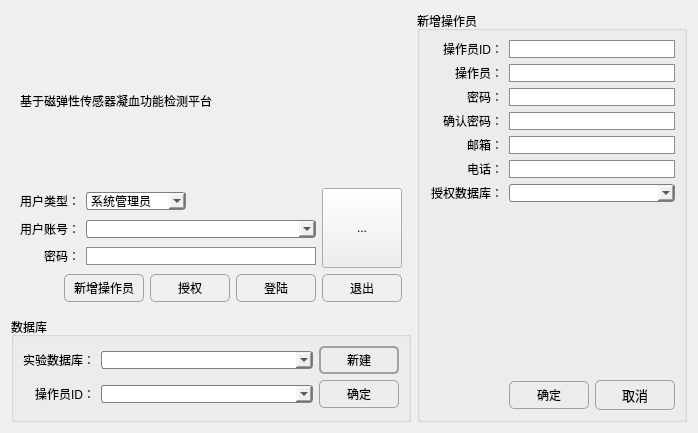
<?xml version="1.0" encoding="UTF-8"?>
<ui version="4.0">
 <class>LoginDlg</class>
 <widget class="QDialog" name="LoginDlg">
  <property name="geometry">
   <rect>
    <x>0</x>
    <y>0</y>
    <width>698</width>
    <height>429</height>
   </rect>
  </property>
  <property name="windowTitle">
   <string>登陆对话框</string>
  </property>
  <property name="styleSheet">
   <string notr="true">QGroupBox
{
	font: 10pt &quot;微软雅黑&quot;;
}
QLabel
{
	font: 10pt &quot;微软雅黑&quot;;
}
QLineEdit
{
	font: 10pt &quot;微软雅黑&quot;;
	background: qlineargradient(
				x1: 0, y1: 0, x2: 0, y2: 1,
				stop: 0 #f6f6f6, stop: 0.5 #ececec,
                stop: 0.51 #e1e1e1, stop: 1.0 #fcfcfc);
				border: 1px solid #8b8b8b;
}

QLineEdit[echoMode=&quot;2&quot;] {
    lineedit-password-character: 9679;
}

  
QPushButton
{
	font: 10pt &quot;微软雅黑&quot;;
	min-width: 70px;
	padding: 4px;
}

QPushButton:default
{
	border-width: 2px;
}

QPushButton
{
	background: qlineargradient(
				x1: 0, y1: 0, x2: 0, y2: 1,
				stop: 0 #f6f6f6, stop: 0.5 #ececec,
                stop: 0.51 #e1e1e1, stop: 1.0 #fcfcfc);
				border: 1px solid #8b8b8b;
	border: 1px solid #A0A0A0;
	border-style: solid;
	border-radius: 5px;
}

QPushButton:hover, QPushButton:default:hover
{
	background: qlineargradient(
				x1: 0, y1: 0, x2: 0, y2: 1,
				stop: 0 #bbd2ec, stop: 0.5 #96c1eb,
                stop: 0.51 #6eadee, stop: 1.0 #acefff);
                
	border-color: #007f7f;
	font: bold;
	color: white;
}

QPushButton:default
{
	border-width: 2px;
}

QPushButton:pressed
{
	padding-top: 5px;
}

QComboBox {
	font: 10pt &quot;微软雅黑&quot;;
     border: 1px solid gray;
     border-radius: 3px;
     /*padding: 1px 18px 1px 3px;*/
 }

 QComboBox:editable {
	 font: 10pt &quot;微软雅黑&quot;;
     background: qlineargradient(
				x1: 0, y1: 0, x2: 0, y2: 1,
				stop: 0 #f6f6f6, stop: 0.5 #ececec,
                stop: 0.51 #e1e1e1, stop: 1.0 #fcfcfc);
 }

</string>
  </property>
  <layout class="QGridLayout" name="gridLayout_3">
   <item row="1" column="0">
    <widget class="QGroupBox" name="groupBox">
     <property name="sizePolicy">
      <sizepolicy hsizetype="Preferred" vsizetype="Fixed">
       <horstretch>0</horstretch>
       <verstretch>0</verstretch>
      </sizepolicy>
     </property>
     <property name="minimumSize">
      <size>
       <width>0</width>
       <height>105</height>
      </size>
     </property>
     <property name="maximumSize">
      <size>
       <width>16777215</width>
       <height>105</height>
      </size>
     </property>
     <property name="title">
      <string>数据库</string>
     </property>
     <property name="flat">
      <bool>false</bool>
     </property>
     <layout class="QGridLayout" name="gridLayout_2">
      <item row="0" column="0">
       <widget class="QLabel" name="label_3">
        <property name="sizePolicy">
         <sizepolicy hsizetype="Fixed" vsizetype="Preferred">
          <horstretch>0</horstretch>
          <verstretch>0</verstretch>
         </sizepolicy>
        </property>
        <property name="text">
         <string>实验数据库：</string>
        </property>
       </widget>
      </item>
      <item row="0" column="1">
       <widget class="QComboBox" name="cbLabDatabase">
        <property name="editable">
         <bool>true</bool>
        </property>
       </widget>
      </item>
      <item row="0" column="2">
       <widget class="QPushButton" name="pbCreateNewDB">
        <property name="sizePolicy">
         <sizepolicy hsizetype="Fixed" vsizetype="Fixed">
          <horstretch>0</horstretch>
          <verstretch>0</verstretch>
         </sizepolicy>
        </property>
        <property name="minimumSize">
         <size>
          <width>80</width>
          <height>0</height>
         </size>
        </property>
        <property name="maximumSize">
         <size>
          <width>80</width>
          <height>16777215</height>
         </size>
        </property>
        <property name="text">
         <string>新建</string>
        </property>
       </widget>
      </item>
      <item row="1" column="0">
       <widget class="QLabel" name="lbOperatorID2">
        <property name="sizePolicy">
         <sizepolicy hsizetype="Preferred" vsizetype="Preferred">
          <horstretch>0</horstretch>
          <verstretch>0</verstretch>
         </sizepolicy>
        </property>
        <property name="maximumSize">
         <size>
          <width>80</width>
          <height>16777215</height>
         </size>
        </property>
        <property name="text">
         <string>操作员ID：</string>
        </property>
        <property name="alignment">
         <set>Qt::AlignRight|Qt::AlignTrailing|Qt::AlignVCenter</set>
        </property>
       </widget>
      </item>
      <item row="1" column="1">
       <widget class="QComboBox" name="cbOperatorID"/>
      </item>
      <item row="1" column="2">
       <widget class="QPushButton" name="pbAuthorizeOK">
        <property name="sizePolicy">
         <sizepolicy hsizetype="Fixed" vsizetype="Fixed">
          <horstretch>0</horstretch>
          <verstretch>0</verstretch>
         </sizepolicy>
        </property>
        <property name="maximumSize">
         <size>
          <width>80</width>
          <height>16777215</height>
         </size>
        </property>
        <property name="text">
         <string>确定</string>
        </property>
       </widget>
      </item>
     </layout>
    </widget>
   </item>
   <item row="0" column="0">
    <widget class="QFrame" name="frame">
     <property name="sizePolicy">
      <sizepolicy hsizetype="Fixed" vsizetype="Preferred">
       <horstretch>0</horstretch>
       <verstretch>0</verstretch>
      </sizepolicy>
     </property>
     <property name="minimumSize">
      <size>
       <width>400</width>
       <height>300</height>
      </size>
     </property>
     <property name="frameShape">
      <enum>QFrame::NoFrame</enum>
     </property>
     <property name="frameShadow">
      <enum>QFrame::Sunken</enum>
     </property>
     <layout class="QGridLayout" name="gridLayout_4">
      <item row="1" column="0">
       <layout class="QGridLayout" name="gridLayout">
        <item row="1" column="0">
         <widget class="QLabel" name="lbUser">
          <property name="text">
           <string>用户账号：</string>
          </property>
          <property name="alignment">
           <set>Qt::AlignRight|Qt::AlignTrailing|Qt::AlignVCenter</set>
          </property>
         </widget>
        </item>
        <item row="0" column="1">
         <widget class="QComboBox" name="cbUserType">
          <property name="minimumSize">
           <size>
            <width>100</width>
            <height>0</height>
           </size>
          </property>
          <property name="layoutDirection">
           <enum>Qt::LeftToRight</enum>
          </property>
          <property name="editable">
           <bool>false</bool>
          </property>
          <property name="sizeAdjustPolicy">
           <enum>QComboBox::AdjustToContents</enum>
          </property>
          <item>
           <property name="text">
            <string>系统管理员</string>
           </property>
          </item>
          <item>
           <property name="text">
            <string>操作人员</string>
           </property>
          </item>
         </widget>
        </item>
        <item row="0" column="0">
         <widget class="QLabel" name="label_2">
          <property name="sizePolicy">
           <sizepolicy hsizetype="Preferred" vsizetype="Fixed">
            <horstretch>0</horstretch>
            <verstretch>0</verstretch>
           </sizepolicy>
          </property>
          <property name="text">
           <string>用户类型：</string>
          </property>
          <property name="alignment">
           <set>Qt::AlignRight|Qt::AlignTrailing|Qt::AlignVCenter</set>
          </property>
         </widget>
        </item>
        <item row="2" column="0">
         <widget class="QLabel" name="lbPassword">
          <property name="text">
           <string>密码：</string>
          </property>
          <property name="alignment">
           <set>Qt::AlignRight|Qt::AlignTrailing|Qt::AlignVCenter</set>
          </property>
         </widget>
        </item>
        <item row="0" column="2">
         <spacer name="horizontalSpacer">
          <property name="orientation">
           <enum>Qt::Horizontal</enum>
          </property>
          <property name="sizeHint" stdset="0">
           <size>
            <width>40</width>
            <height>20</height>
           </size>
          </property>
         </spacer>
        </item>
        <item row="1" column="1" colspan="2">
         <widget class="QComboBox" name="cbUser">
          <property name="sizePolicy">
           <sizepolicy hsizetype="Expanding" vsizetype="Fixed">
            <horstretch>0</horstretch>
            <verstretch>0</verstretch>
           </sizepolicy>
          </property>
          <property name="styleSheet">
           <string notr="true"/>
          </property>
          <property name="editable">
           <bool>true</bool>
          </property>
         </widget>
        </item>
        <item row="2" column="1" colspan="2">
         <widget class="QLineEdit" name="lePassword"/>
        </item>
       </layout>
      </item>
      <item row="0" column="0" colspan="2">
       <widget class="QLabel" name="label">
        <property name="sizePolicy">
         <sizepolicy hsizetype="Preferred" vsizetype="Expanding">
          <horstretch>0</horstretch>
          <verstretch>0</verstretch>
         </sizepolicy>
        </property>
        <property name="styleSheet">
         <string notr="true">background-image: url(:/loginImage/loginBK.png);
font: 18pt &quot;楷体&quot;;</string>
        </property>
        <property name="text">
         <string>基于磁弹性传感器凝血功能检测平台</string>
        </property>
        <property name="textFormat">
         <enum>Qt::PlainText</enum>
        </property>
        <property name="scaledContents">
         <bool>true</bool>
        </property>
       </widget>
      </item>
      <item row="1" column="1">
       <widget class="QToolButton" name="toolButton_2">
        <property name="minimumSize">
         <size>
          <width>80</width>
          <height>80</height>
         </size>
        </property>
        <property name="text">
         <string>...</string>
        </property>
        <property name="icon">
         <iconset resource="logindlg.qrc">
          <normaloff>:/loginImage/operator.png</normaloff>:/loginImage/operator.png</iconset>
        </property>
        <property name="iconSize">
         <size>
          <width>80</width>
          <height>80</height>
         </size>
        </property>
       </widget>
      </item>
      <item row="2" column="0" colspan="2">
       <layout class="QHBoxLayout" name="horizontalLayout">
        <item>
         <spacer name="horizontalSpacer_3">
          <property name="orientation">
           <enum>Qt::Horizontal</enum>
          </property>
          <property name="sizeHint" stdset="0">
           <size>
            <width>40</width>
            <height>20</height>
           </size>
          </property>
         </spacer>
        </item>
        <item>
         <widget class="QPushButton" name="pbRegister">
          <property name="minimumSize">
           <size>
            <width>80</width>
            <height>0</height>
           </size>
          </property>
          <property name="text">
           <string>新增操作员</string>
          </property>
          <property name="checkable">
           <bool>true</bool>
          </property>
          <property name="default">
           <bool>false</bool>
          </property>
         </widget>
        </item>
        <item>
         <widget class="QPushButton" name="pbAuthorize">
          <property name="text">
           <string>授权</string>
          </property>
          <property name="checkable">
           <bool>true</bool>
          </property>
         </widget>
        </item>
        <item>
         <widget class="QPushButton" name="pbLogin">
          <property name="text">
           <string>登陆</string>
          </property>
         </widget>
        </item>
        <item>
         <widget class="QPushButton" name="pbExit">
          <property name="text">
           <string>退出</string>
          </property>
         </widget>
        </item>
       </layout>
      </item>
     </layout>
    </widget>
   </item>
   <item row="0" column="1" rowspan="2">
    <widget class="QGroupBox" name="gbRegister">
     <property name="sizePolicy">
      <sizepolicy hsizetype="Preferred" vsizetype="Preferred">
       <horstretch>0</horstretch>
       <verstretch>0</verstretch>
      </sizepolicy>
     </property>
     <property name="title">
      <string>新增操作员</string>
     </property>
     <layout class="QGridLayout" name="gridLayout_7">
      <item row="8" column="1">
       <spacer name="verticalSpacer">
        <property name="orientation">
         <enum>Qt::Vertical</enum>
        </property>
        <property name="sizeHint" stdset="0">
         <size>
          <width>20</width>
          <height>40</height>
         </size>
        </property>
       </spacer>
      </item>
      <item row="0" column="0">
       <widget class="QLabel" name="lbOperatorID">
        <property name="sizePolicy">
         <sizepolicy hsizetype="Preferred" vsizetype="Preferred">
          <horstretch>0</horstretch>
          <verstretch>0</verstretch>
         </sizepolicy>
        </property>
        <property name="maximumSize">
         <size>
          <width>80</width>
          <height>16777215</height>
         </size>
        </property>
        <property name="layoutDirection">
         <enum>Qt::LeftToRight</enum>
        </property>
        <property name="text">
         <string>操作员ID：</string>
        </property>
        <property name="alignment">
         <set>Qt::AlignRight|Qt::AlignTrailing|Qt::AlignVCenter</set>
        </property>
       </widget>
      </item>
      <item row="0" column="1" colspan="2">
       <widget class="QLineEdit" name="leOperatorID">
        <property name="sizePolicy">
         <sizepolicy hsizetype="Preferred" vsizetype="Fixed">
          <horstretch>0</horstretch>
          <verstretch>0</verstretch>
         </sizepolicy>
        </property>
       </widget>
      </item>
      <item row="2" column="0">
       <widget class="QLabel" name="lbOperatorName">
        <property name="sizePolicy">
         <sizepolicy hsizetype="Preferred" vsizetype="Fixed">
          <horstretch>0</horstretch>
          <verstretch>0</verstretch>
         </sizepolicy>
        </property>
        <property name="maximumSize">
         <size>
          <width>80</width>
          <height>16777215</height>
         </size>
        </property>
        <property name="layoutDirection">
         <enum>Qt::LeftToRight</enum>
        </property>
        <property name="text">
         <string>操作员：</string>
        </property>
        <property name="alignment">
         <set>Qt::AlignRight|Qt::AlignTrailing|Qt::AlignVCenter</set>
        </property>
       </widget>
      </item>
      <item row="2" column="1" colspan="2">
       <widget class="QLineEdit" name="leOperatorName">
        <property name="sizePolicy">
         <sizepolicy hsizetype="Preferred" vsizetype="Fixed">
          <horstretch>0</horstretch>
          <verstretch>0</verstretch>
         </sizepolicy>
        </property>
       </widget>
      </item>
      <item row="11" column="0">
       <spacer name="horizontalSpacer_7">
        <property name="orientation">
         <enum>Qt::Horizontal</enum>
        </property>
        <property name="sizeHint" stdset="0">
         <size>
          <width>75</width>
          <height>20</height>
         </size>
        </property>
       </spacer>
      </item>
      <item row="11" column="2">
       <widget class="QPushButton" name="pbCancel">
        <property name="font">
         <font>
          <family>微软雅黑</family>
          <pointsize>10</pointsize>
          <weight>50</weight>
          <italic>false</italic>
          <bold>false</bold>
         </font>
        </property>
        <property name="text">
         <string>取消</string>
        </property>
       </widget>
      </item>
      <item row="3" column="1" colspan="2">
       <widget class="QLineEdit" name="leNewPassword">
        <property name="sizePolicy">
         <sizepolicy hsizetype="Preferred" vsizetype="Fixed">
          <horstretch>0</horstretch>
          <verstretch>0</verstretch>
         </sizepolicy>
        </property>
       </widget>
      </item>
      <item row="5" column="0">
       <widget class="QLabel" name="lbEmail">
        <property name="sizePolicy">
         <sizepolicy hsizetype="Preferred" vsizetype="Fixed">
          <horstretch>0</horstretch>
          <verstretch>0</verstretch>
         </sizepolicy>
        </property>
        <property name="maximumSize">
         <size>
          <width>80</width>
          <height>16777215</height>
         </size>
        </property>
        <property name="layoutDirection">
         <enum>Qt::LeftToRight</enum>
        </property>
        <property name="text">
         <string>邮箱：</string>
        </property>
        <property name="alignment">
         <set>Qt::AlignRight|Qt::AlignTrailing|Qt::AlignVCenter</set>
        </property>
       </widget>
      </item>
      <item row="7" column="1" colspan="2">
       <widget class="QComboBox" name="cbAuthorizeDB">
        <property name="sizePolicy">
         <sizepolicy hsizetype="Preferred" vsizetype="Fixed">
          <horstretch>0</horstretch>
          <verstretch>0</verstretch>
         </sizepolicy>
        </property>
        <property name="editable">
         <bool>true</bool>
        </property>
       </widget>
      </item>
      <item row="4" column="1" colspan="2">
       <widget class="QLineEdit" name="leConfirmPassword">
        <property name="sizePolicy">
         <sizepolicy hsizetype="Preferred" vsizetype="Fixed">
          <horstretch>0</horstretch>
          <verstretch>0</verstretch>
         </sizepolicy>
        </property>
       </widget>
      </item>
      <item row="5" column="1" colspan="2">
       <widget class="QLineEdit" name="leEmail">
        <property name="sizePolicy">
         <sizepolicy hsizetype="Preferred" vsizetype="Fixed">
          <horstretch>0</horstretch>
          <verstretch>0</verstretch>
         </sizepolicy>
        </property>
       </widget>
      </item>
      <item row="4" column="0">
       <widget class="QLabel" name="lbConfirePassword">
        <property name="sizePolicy">
         <sizepolicy hsizetype="Preferred" vsizetype="Fixed">
          <horstretch>0</horstretch>
          <verstretch>0</verstretch>
         </sizepolicy>
        </property>
        <property name="maximumSize">
         <size>
          <width>80</width>
          <height>16777215</height>
         </size>
        </property>
        <property name="layoutDirection">
         <enum>Qt::LeftToRight</enum>
        </property>
        <property name="text">
         <string>确认密码：</string>
        </property>
        <property name="alignment">
         <set>Qt::AlignRight|Qt::AlignTrailing|Qt::AlignVCenter</set>
        </property>
       </widget>
      </item>
      <item row="6" column="1" colspan="2">
       <widget class="QLineEdit" name="leTelphone">
        <property name="sizePolicy">
         <sizepolicy hsizetype="Preferred" vsizetype="Fixed">
          <horstretch>0</horstretch>
          <verstretch>0</verstretch>
         </sizepolicy>
        </property>
       </widget>
      </item>
      <item row="6" column="0">
       <widget class="QLabel" name="lbTelPhone">
        <property name="sizePolicy">
         <sizepolicy hsizetype="Preferred" vsizetype="Preferred">
          <horstretch>0</horstretch>
          <verstretch>0</verstretch>
         </sizepolicy>
        </property>
        <property name="maximumSize">
         <size>
          <width>80</width>
          <height>16777215</height>
         </size>
        </property>
        <property name="layoutDirection">
         <enum>Qt::LeftToRight</enum>
        </property>
        <property name="text">
         <string>电话：</string>
        </property>
        <property name="alignment">
         <set>Qt::AlignRight|Qt::AlignTrailing|Qt::AlignVCenter</set>
        </property>
       </widget>
      </item>
      <item row="11" column="1">
       <widget class="QPushButton" name="pbRegisterOK">
        <property name="text">
         <string>确定</string>
        </property>
       </widget>
      </item>
      <item row="3" column="0">
       <widget class="QLabel" name="lbNewPassword">
        <property name="sizePolicy">
         <sizepolicy hsizetype="Preferred" vsizetype="Fixed">
          <horstretch>0</horstretch>
          <verstretch>0</verstretch>
         </sizepolicy>
        </property>
        <property name="maximumSize">
         <size>
          <width>80</width>
          <height>16777215</height>
         </size>
        </property>
        <property name="layoutDirection">
         <enum>Qt::LeftToRight</enum>
        </property>
        <property name="text">
         <string>密码：</string>
        </property>
        <property name="alignment">
         <set>Qt::AlignRight|Qt::AlignTrailing|Qt::AlignVCenter</set>
        </property>
       </widget>
      </item>
      <item row="7" column="0">
       <widget class="QLabel" name="lbAithotizeDB">
        <property name="sizePolicy">
         <sizepolicy hsizetype="Preferred" vsizetype="Preferred">
          <horstretch>0</horstretch>
          <verstretch>0</verstretch>
         </sizepolicy>
        </property>
        <property name="maximumSize">
         <size>
          <width>80</width>
          <height>16777215</height>
         </size>
        </property>
        <property name="layoutDirection">
         <enum>Qt::LeftToRight</enum>
        </property>
        <property name="text">
         <string>授权数据库：</string>
        </property>
        <property name="alignment">
         <set>Qt::AlignRight|Qt::AlignTrailing|Qt::AlignVCenter</set>
        </property>
       </widget>
      </item>
     </layout>
    </widget>
   </item>
  </layout>
 </widget>
 <tabstops>
  <tabstop>lePassword</tabstop>
  <tabstop>pbLogin</tabstop>
  <tabstop>leOperatorID</tabstop>
  <tabstop>pbRegisterOK</tabstop>
  <tabstop>pbCancel</tabstop>
  <tabstop>pbExit</tabstop>
 </tabstops>
 <resources>
  <include location="logindlg.qrc"/>
 </resources>
 <connections>
  <connection>
   <sender>pbCancel</sender>
   <signal>clicked()</signal>
   <receiver>gbRegister</receiver>
   <slot>hide()</slot>
   <hints>
    <hint type="sourcelabel">
     <x>635</x>
     <y>230</y>
    </hint>
    <hint type="destinationlabel">
     <x>550</x>
     <y>158</y>
    </hint>
   </hints>
  </connection>
 </connections>
</ui>
